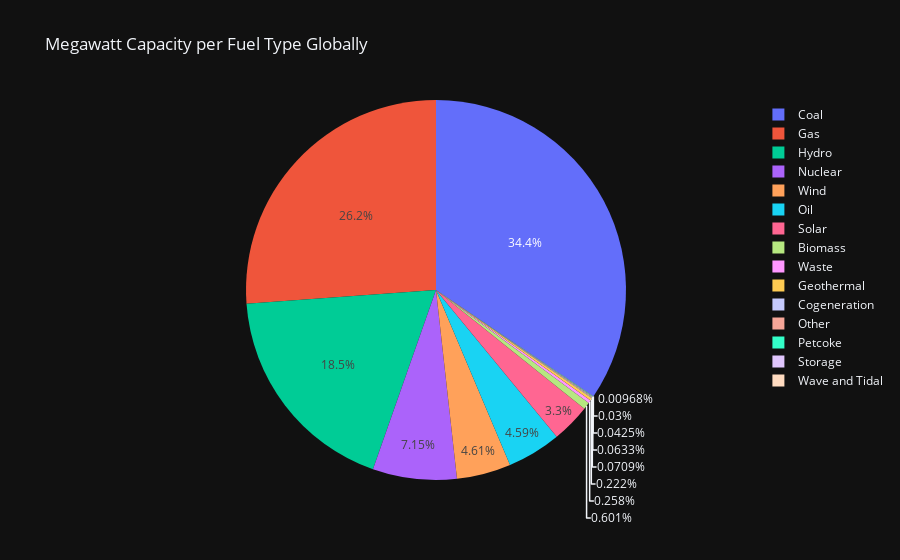

Write notebook code for a chart like this one.
### Markdown cell above
#### Pie graph for total global megawatt capaicty by primary fuel type

### Code cell
fig = px.pie(df, names='primary_fuel', values='capacity_mw', template='plotly_dark',
title='Megawatt Capacity per Fuel Type Globally')
fig.show()

### Figure 1 — Plotly figure (JSON) as saved in the notebook; plotly's stock layout.template omitted (floating-point values rounded to 4 significant figures; data arrays with more than 128 entries replaced by an {"elided": "..."} marker saying what was removed)
{"data": [{"domain": {"x": [0, 1], "y": [0, 1]}, "hovertemplate": "primary_fuel=%{label}<br>capacity_mw=%{value}<extra></extra>", "labels": {"elided": "34936 str values"}, "legendgroup": "", "name": "", "showlegend": true, "type": "pie", "values": {"elided": "34936 float values"}}], "layout": {"legend": {"tracegroupgap": 0}, "title": {"text": "Megawatt Capacity per Fuel Type Globally"}}}
